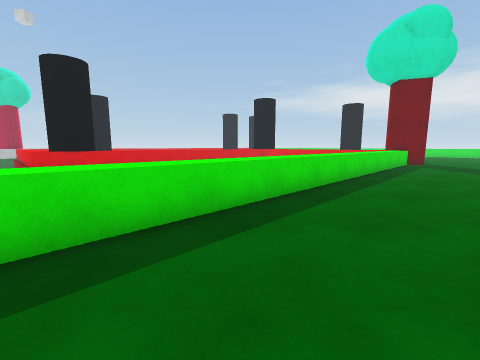
View 1 (above)

24 first-person views from a walk through a Unity game level. The camera is 1.2 m above the floor, tilts 8° down and sees 90° across. The floor is counted in squares, 1 m on a side. Each view is taken from the middle of a square. On the plan, view 1 faces up. The plan holds only what a view shows up to about 12 squares ahead; the rest is blank. The place goes on beyond the plan. The player character is not drawn. Surface patterns are stand-ins for the level's own textures.

View 2
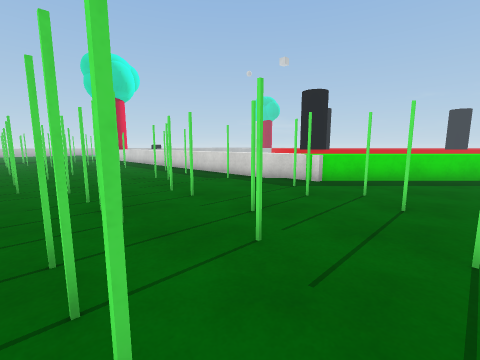

View 3
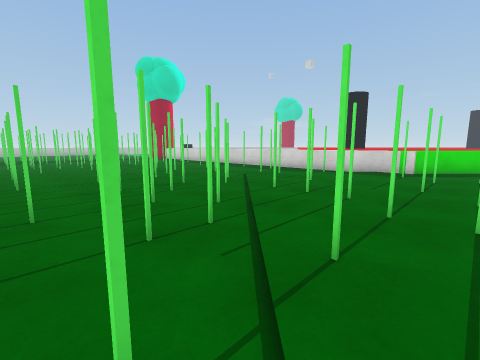

View 4
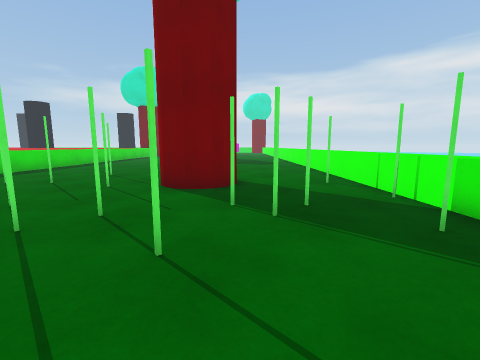

View 5
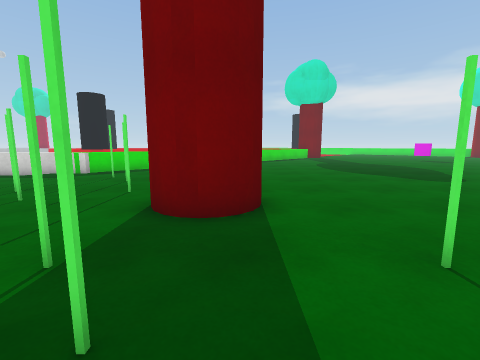

View 6
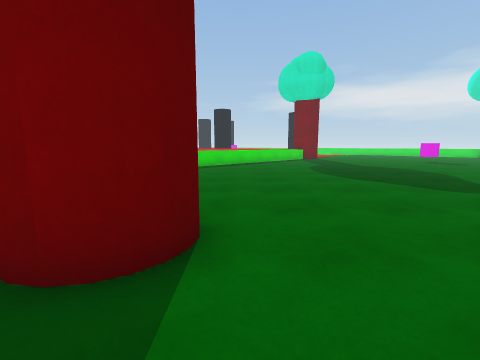

View 7
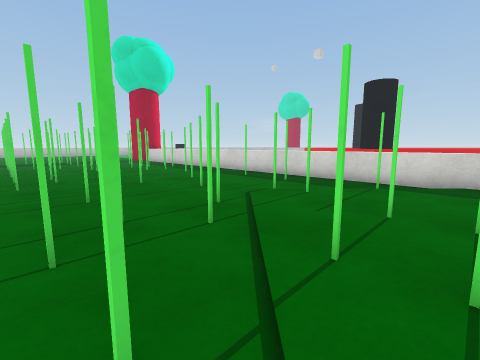

View 8
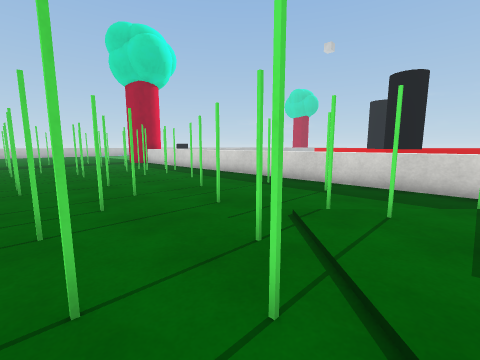

View 9
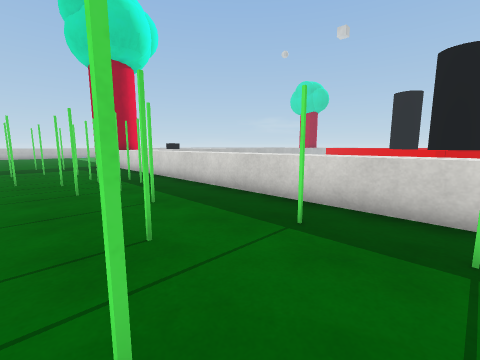

View 10
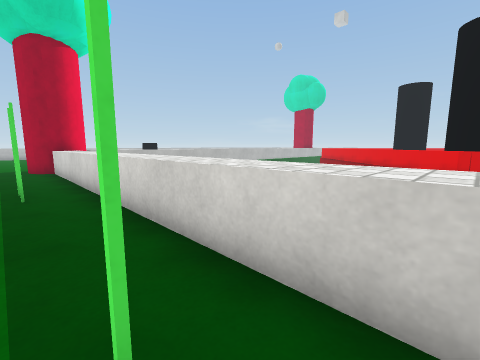

View 11
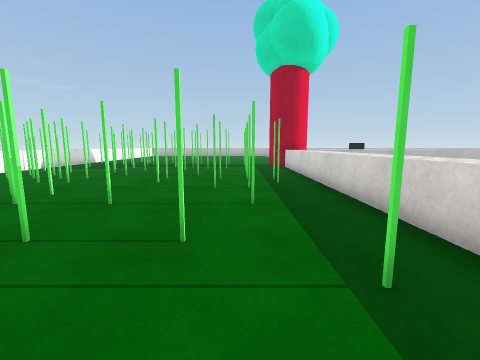

View 12
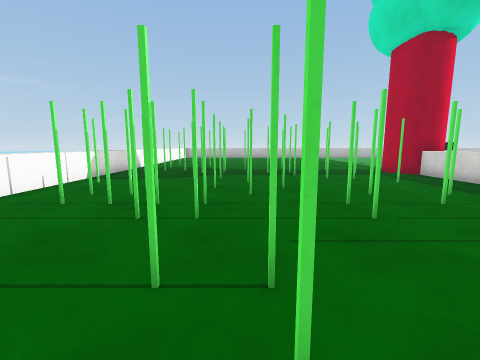

View 13
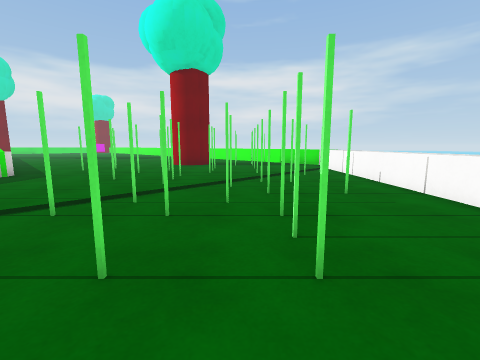

View 14
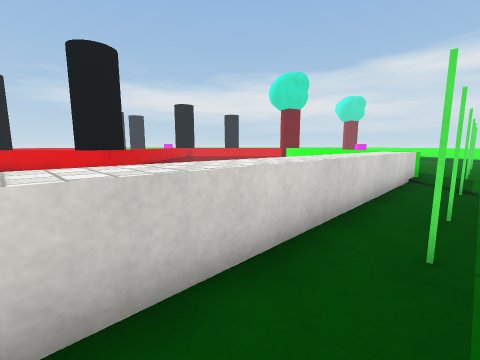

View 15
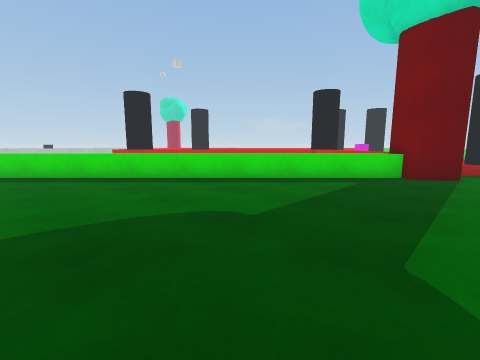

View 16
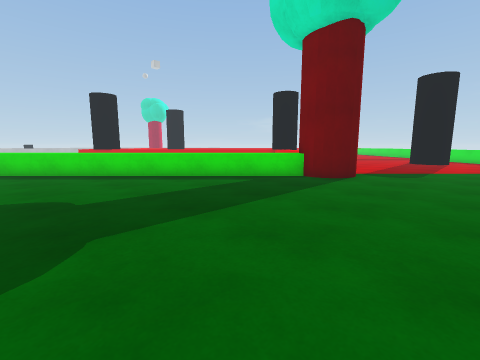

View 17
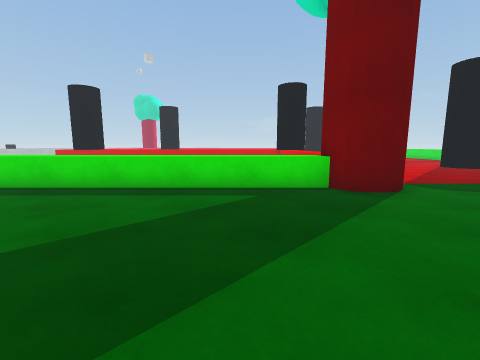

View 18
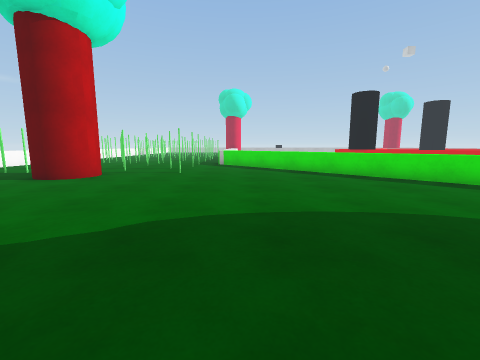

View 19
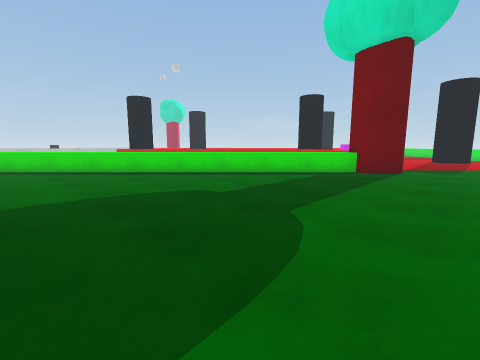

View 20
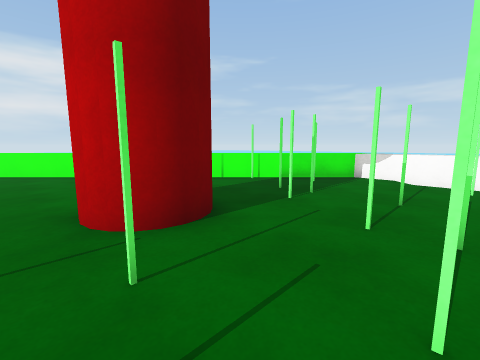

View 21
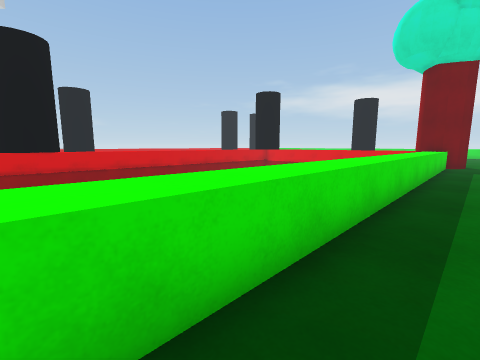

View 22
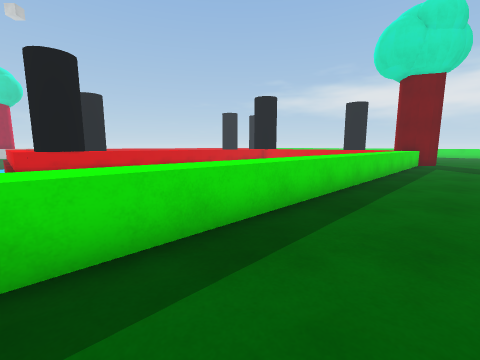

View 23
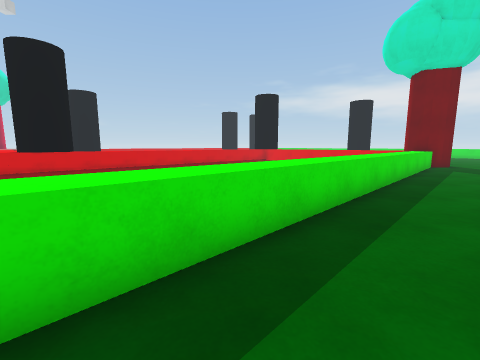

View 24
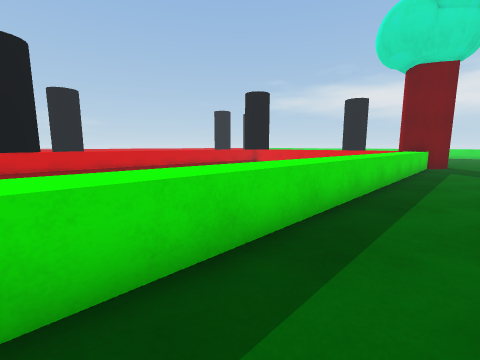

### Floor plan
Key: @ floor where view 1 was taken; # wall or solid block; x gap in a wall; . floor; ^ raised ledge; v drop or lower ground; T thing the floor can be seen under or through; R tree.
Columns run from 24 left of view 1 to 16 right of it. Each row starts with its distance up from view 1.
 16           ^^                      ^#R....
 15           v^^  #^                ^^......
 14            v^#^#v               ^^.......
 13             v^^v               ^^........
 12              vv               ^^.........
 11                              ^^..........
 10                             ^^...........
  9                            ^^............
  8                           ^^.............
  7                          ^^..............
  6                        v^^..............
  5                       v^^................
  4                       ^^.................
  3 RR        vvvvvv v vv^^.................
  2  R^^^^^^^^^^^^^^^^^^^^..................
  1 R......................................
  0 ......#......#.#..#..#.#@.#...........
 -1 ...#..#...#...........#.#............
 -2 ............#.......................^^
 -3 .....#........#.......#..#.RR......^^
 -4 ##.#......#.#...#......#..R R.....^^
 -5 # ..#........#...T..x......RR....^^
 -6 ...#.T...#....#.T......x........^^
 -7 #...#.TT...#.....T.#..........#^^
 -8 #.....TT.......x..#...#.#.#...^^
 -9 .....TT..#...................^^
-10 . ...TT....#......#...#....#^^^
-11 .......        ............^^
-12 ^^^^^^           ^^^^^^^^^^^

Where each view was taken, in squares from view 1:
view 1: 0 up, 0 right, facing up
view 2: 6 down, 1 right, facing up-left
view 3: 10 down, 1 left, facing up-left
view 4: 10 down, 1 left, facing up-right
view 5: 9 down, 4 right, facing up
view 6: 7 down, 5 right, facing up
view 7: 7 down, 4 left, facing up-left
view 8: 6 down, 6 left, facing up-left
view 9: 3 down, 9 left, facing up-left
view 10: 0 up, 10 left, facing up-left
view 11: 1 down, 9 left, facing left
view 12: 6 down, 13 left, facing left
view 13: 7 down, 12 left, facing right
view 14: 0 up, 14 left, facing up-right
view 15: 5 up, 13 right, facing up-left
view 16: 7 up, 16 right, facing up-left
view 17: 9 up, 14 right, facing up-left
view 18: 3 up, 13 right, facing left
view 19: 4 up, 15 right, facing up-left
view 20: 2 down, 1 left, facing down-right
view 21: 3 up, 0 right, facing up
view 22: 1 up, 0 right, facing up
view 23: 2 up, 0 right, facing up
view 24: 3 up, 1 right, facing up
